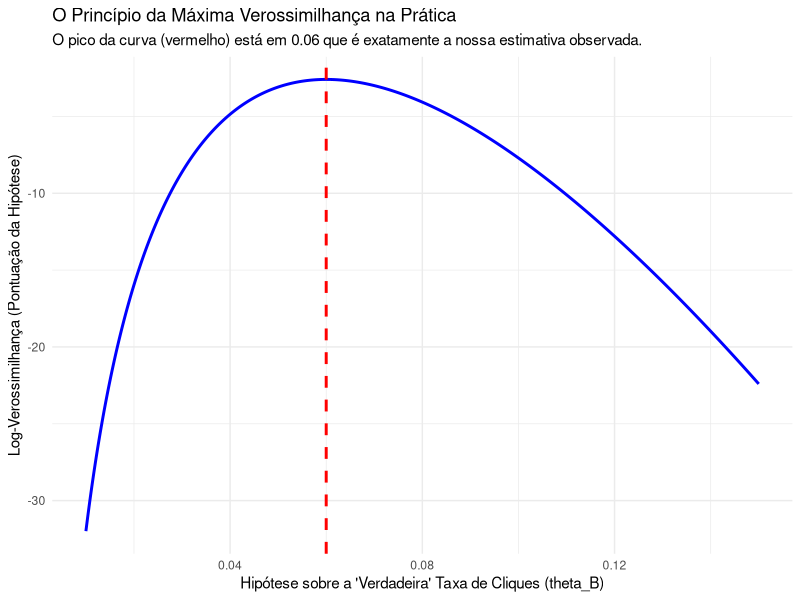

Source code (R):
## ---- chunk 1
#| label: visualizando-verossimilhanca
#| echo: true
#| title: "Visualizando a Função de Log-Verossimilhança"
#| message: false
#| warning: false

library(ggplot2) 

# Nossos dados observados para a Versão B
n_B <- 500
cliques_B <- 30
estimativa_observada <- cliques_B / n_B

# Criar um "grid" de hipóteses para a verdadeira taxa de cliques (theta_B)
# Vamos testar 1000 valores possíveis entre 1% e 15%
hipoteses_theta <- seq(from = 0.01, to = 0.15, by = 0.0001)

# Calcular a log-verossimilhança para cada hipótese
log_like <- dbinom(x = cliques_B, 
                   size = n_B, 
                   prob = hipoteses_theta, 
                   log = TRUE)

# Preparar os dados para plotar
df_like <- data.frame(
  theta = hipoteses_theta,
  log_likelihood = log_like
)

# Encontrar o valor de theta que maximiza a log-verossimilhança
theta_max <- hipoteses_theta[which.max(log_like)]

print(paste("Estimativa Observada (nosso 'chute'):", estimativa_observada))
print(paste("Estimativa de Máxima Verossimilhança (pico do gráfico):", theta_max))

ggplot(df_like, aes(x = theta, y = log_likelihood)) +
  geom_line(color = "blue", size = 1) +
  geom_vline(xintercept = theta_max, 
             color = "red", 
             linetype = "dashed", 
             size = 1) +
  labs(
    title = "O Princípio da Máxima Verossimilhança na Prática",
    subtitle = paste("O pico da curva (vermelho) está em", round(theta_max, 2), "que é exatamente a nossa estimativa observada."),
    x = "Hipótese sobre a 'Verdadeira' Taxa de Cliques (theta_B)",
    y = "Log-Verossimilhança (Pontuação da Hipótese)"
  ) +
  theme_minimal()
